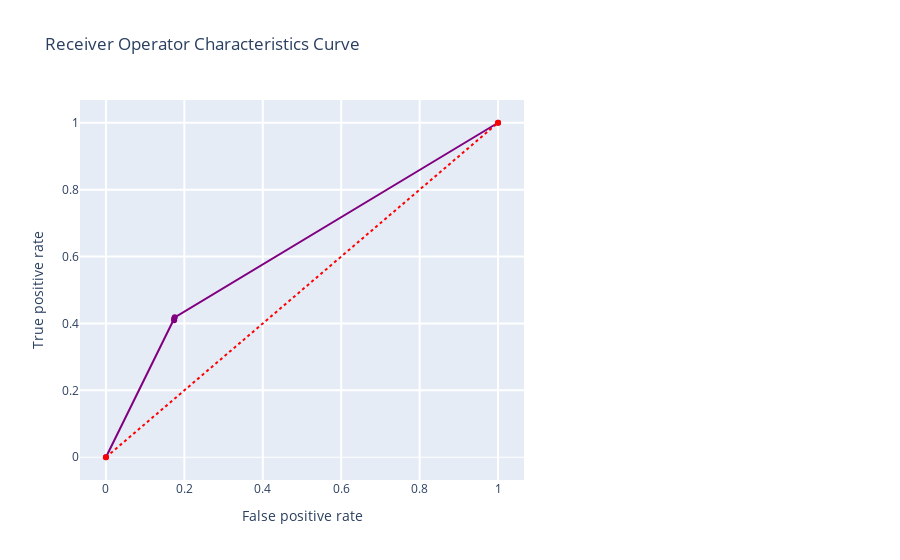

Notebook source saved alongside this figure:
### Code cell
# Use the best parameters to fit the model
model_SVC = SVC(kernel='rbf',C=3, probability = True)
model_SVC.fit(x_train, y_train)
model_SVC.score(x_test,y_test)
y_pred_SVC = svclassifier_cv.predict(x_test)

print(confusion_matrix(y_test,y_pred_SVC))
print(classification_report(y_test,y_pred_SVC))

roc_conf_plot(classifier, x_train, y_train, x_test, y_test)
threshold_plot(model_SVC, x_train, y_train)
SVM_model = model_metric(model_SVC,x_train,y_train,x_test,y_test, "Support Vector Machine")

### Figure 1 — Plotly figure (JSON) as saved in the notebook; plotly's stock layout.template omitted (floating-point values rounded to 4 significant figures)
{"data": [{"y": [0, 0.4094, 0.4139, 0.4183, 1], "x": [0, 0.1739, 0.1739, 0.1754, 1], "line": {"color": "purple", "width": 2}, "type": "scatter", "name": "Roc : 0.6199786013033752"}, {"y": [0, 1], "x": [0, 1], "line": {"color": "red", "dash": "dot", "width": 2}, "type": "scatter"}], "layout": {"showlegend": false, "yaxis": {"zerolinewidth": 1, "ticklen": 5, "gridwidth": 2, "title": {"text": "True positive rate"}}, "xaxis": {"domain": [0, 0.6], "ticklen": 5, "gridwidth": 2, "title": {"text": "False positive rate"}}, "title": {"text": "Receiver Operator Characteristics Curve"}}}
